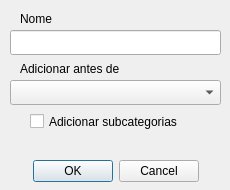
<?xml version="1.0" encoding="UTF-8"?>
<ui version="4.0">
 <class>Form</class>
 <widget class="QWidget" name="Form">
  <property name="geometry">
   <rect>
    <x>0</x>
    <y>0</y>
    <width>230</width>
    <height>190</height>
   </rect>
  </property>
  <property name="minimumSize">
   <size>
    <width>230</width>
    <height>170</height>
   </size>
  </property>
  <property name="maximumSize">
   <size>
    <width>1666666</width>
    <height>16966</height>
   </size>
  </property>
  <property name="contextMenuPolicy">
   <enum>Qt::DefaultContextMenu</enum>
  </property>
  <property name="windowTitle">
   <string>Nova Categoria</string>
  </property>
  <widget class="QLineEdit" name="inputNome">
   <property name="geometry">
    <rect>
     <x>10</x>
     <y>30</y>
     <width>211</width>
     <height>25</height>
    </rect>
   </property>
  </widget>
  <widget class="QLabel" name="labelNome">
   <property name="geometry">
    <rect>
     <x>20</x>
     <y>10</y>
     <width>54</width>
     <height>17</height>
    </rect>
   </property>
   <property name="text">
    <string>Nome</string>
   </property>
  </widget>
  <widget class="QLabel" name="labelAntes">
   <property name="geometry">
    <rect>
     <x>20</x>
     <y>60</y>
     <width>151</width>
     <height>17</height>
    </rect>
   </property>
   <property name="text">
    <string>Adicionar antes de</string>
   </property>
  </widget>
  <widget class="QComboBox" name="comboBox">
   <property name="geometry">
    <rect>
     <x>10</x>
     <y>80</y>
     <width>211</width>
     <height>25</height>
    </rect>
   </property>
  </widget>
  <widget class="QCheckBox" name="checkBox">
   <property name="geometry">
    <rect>
     <x>30</x>
     <y>110</y>
     <width>171</width>
     <height>23</height>
    </rect>
   </property>
   <property name="text">
    <string>Adicionar subcategorias</string>
   </property>
  </widget>
  <widget class="QDialogButtonBox" name="buttonBox">
   <property name="geometry">
    <rect>
     <x>5</x>
     <y>160</y>
     <width>221</width>
     <height>23</height>
    </rect>
   </property>
   <property name="standardButtons">
    <set>QDialogButtonBox::Cancel|QDialogButtonBox::Ok</set>
   </property>
   <property name="centerButtons">
    <bool>true</bool>
   </property>
  </widget>
 </widget>
 <includes>
  <include location="local">Qt::SubWindow</include>
 </includes>
 <resources/>
 <connections/>
</ui>
